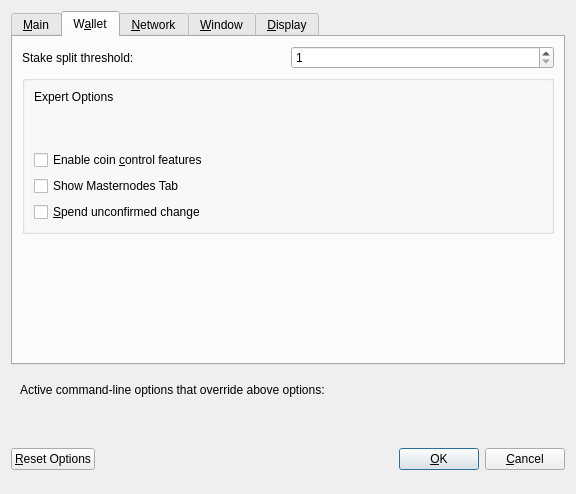
<?xml version="1.0" encoding="UTF-8"?>
<ui version="4.0">
 <class>OptionsDialog</class>
 <widget class="QDialog" name="OptionsDialog">
  <property name="geometry">
   <rect>
    <x>0</x>
    <y>0</y>
    <width>576</width>
    <height>494</height>
   </rect>
  </property>
  <property name="windowTitle">
   <string>Options</string>
  </property>
  <property name="modal">
   <bool>true</bool>
  </property>
  <layout class="QVBoxLayout" name="verticalLayout">
   <item>
    <widget class="QTabWidget" name="tabWidget">
     <property name="currentIndex">
      <number>1</number>
     </property>
     <widget class="QWidget" name="tabMain">
      <attribute name="title">
       <string>&amp;Main</string>
      </attribute>
      <layout class="QVBoxLayout" name="verticalLayout_Main">
       <item>
        <widget class="QCheckBox" name="bitcoinAtStartup">
         <property name="toolTip">
          <string>Automatically start ODIN after logging in to the system.</string>
         </property>
         <property name="text">
          <string>&amp;Start ODIN on system login</string>
         </property>
        </widget>
       </item>
       <item>
        <layout class="QHBoxLayout" name="horizontalLayout_2_Main">
         <item>
          <widget class="QLabel" name="databaseCacheLabel">
           <property name="text">
            <string>Size of &amp;database cache</string>
           </property>
           <property name="textFormat">
            <enum>Qt::PlainText</enum>
           </property>
           <property name="buddy">
            <cstring>databaseCache</cstring>
           </property>
          </widget>
         </item>
         <item>
          <widget class="QSpinBox" name="databaseCache"/>
         </item>
         <item>
          <widget class="QLabel" name="databaseCacheUnitLabel">
           <property name="text">
            <string>MB</string>
           </property>
           <property name="textFormat">
            <enum>Qt::PlainText</enum>
           </property>
          </widget>
         </item>
         <item>
          <spacer name="horizontalSpacer_2_Main">
           <property name="orientation">
            <enum>Qt::Horizontal</enum>
           </property>
           <property name="sizeHint" stdset="0">
            <size>
             <width>40</width>
             <height>20</height>
            </size>
           </property>
          </spacer>
         </item>
        </layout>
       </item>
       <item>
        <layout class="QHBoxLayout" name="horizontalLayout_3_Main">
         <item>
          <widget class="QLabel" name="threadsScriptVerifLabel">
           <property name="text">
            <string>Number of script &amp;verification threads</string>
           </property>
           <property name="textFormat">
            <enum>Qt::PlainText</enum>
           </property>
           <property name="buddy">
            <cstring>threadsScriptVerif</cstring>
           </property>
          </widget>
         </item>
         <item>
          <widget class="QSpinBox" name="threadsScriptVerif">
           <property name="toolTip">
            <string>(0 = auto, &lt;0 = leave that many cores free)</string>
           </property>
          </widget>
         </item>
         <item>
          <spacer name="horizontalSpacer_3_Main">
           <property name="orientation">
            <enum>Qt::Horizontal</enum>
           </property>
           <property name="sizeHint" stdset="0">
            <size>
             <width>40</width>
             <height>20</height>
            </size>
           </property>
          </spacer>
         </item>
        </layout>
       </item>
       <item>
        <spacer name="verticalSpacer_2">
         <property name="orientation">
          <enum>Qt::Vertical</enum>
         </property>
         <property name="sizeHint" stdset="0">
          <size>
           <width>20</width>
           <height>40</height>
          </size>
         </property>
        </spacer>
       </item>
       <item>
        <widget class="QCheckBox" name="checkBoxZeromintEnable">
         <property name="toolTip">
          <string>Enable automatic minting of ODIN units to zODIN</string>
         </property>
         <property name="layoutDirection">
          <enum>Qt::LeftToRight</enum>
         </property>
         <property name="text">
          <string>Enable zODIN Automint</string>
         </property>
        </widget>
       </item>
       <item>
        <layout class="QHBoxLayout" name="horizontalLayout_3">
         <item>
          <widget class="QLabel" name="percentage_label">
           <property name="toolTip">
            <string>Percentage of incoming ODIN which get automatically converted to zODIN via Zerocoin Protocol (min: 10%)</string>
           </property>
           <property name="text">
            <string>Percentage of autominted zODIN</string>
           </property>
          </widget>
         </item>
         <item>
          <widget class="QSpinBox" name="zeromintPercentage">
           <property name="minimum">
            <number>10</number>
           </property>
           <property name="maximum">
            <number>100</number>
           </property>
          </widget>
         </item>
        </layout>
       </item>
       <item>
        <layout class="QHBoxLayout" name="horizontalLayout" stretch="0,0">
         <property name="sizeConstraint">
          <enum>QLayout::SetFixedSize</enum>
         </property>
         <item>
          <widget class="QLabel" name="labelPreferredDenom">
           <property name="maximumSize">
            <size>
             <width>16777215</width>
             <height>16777215</height>
            </size>
           </property>
           <property name="toolTip">
            <string>Wait with automatic conversion to Zerocoin until enough ODIN for this denomination is available</string>
           </property>
           <property name="text">
            <string>Preferred Automint zODIN Denomination</string>
           </property>
          </widget>
         </item>
         <item>
          <widget class="QComboBox" name="preferredDenom">
           <property name="maximumSize">
            <size>
             <width>16777215</width>
             <height>27</height>
            </size>
           </property>
           <property name="toolTip">
            <string>Wait with automatic conversion to Zerocoin until enough ODIN for this denomination is available</string>
           </property>
           <property name="maxVisibleItems">
            <number>9</number>
           </property>
           <property name="maxCount">
            <number>9</number>
           </property>
          </widget>
         </item>
        </layout>
       </item>
      </layout>
     </widget>
     <widget class="QWidget" name="tabWallet">
      <attribute name="title">
       <string>W&amp;allet</string>
      </attribute>
      <layout class="QVBoxLayout" name="verticalLayout_Wallet">
       <item>
        <layout class="QHBoxLayout" name="horizontalLayout_2_Wallet">
         <item>
          <widget class="QLabel" name="labelStakeSplitThresholdText">
           <property name="text">
            <string>Stake split threshold:</string>
           </property>
          </widget>
         </item>
         <item>
          <widget class="QSpinBox" name="spinBoxStakeSplitThreshold">
           <property name="minimum">
            <number>1</number>
           </property>
           <property name="maximum">
            <number>999999</number>
           </property>
          </widget>
         </item>
        </layout>
       </item>
       <item>
        <widget class="QGroupBox" name="groupBox">
         <property name="title">
          <string/>
         </property>
         <layout class="QVBoxLayout" name="verticalLayout_2">
          <item>
           <widget class="QLabel" name="heading3__expertLabel">
            <property name="text">
             <string>Expert Options</string>
            </property>
           </widget>
          </item>
          <item>
           <spacer name="verticalSpacer_3">
            <property name="orientation">
             <enum>Qt::Vertical</enum>
            </property>
            <property name="sizeHint" stdset="0">
             <size>
              <width>20</width>
              <height>40</height>
             </size>
            </property>
           </spacer>
          </item>
          <item>
           <widget class="QCheckBox" name="coinControlFeatures">
            <property name="toolTip">
             <string>Whether to show coin control features or not.</string>
            </property>
            <property name="text">
             <string>Enable coin &amp;control features</string>
            </property>
           </widget>
          </item>
          <item>
           <widget class="QCheckBox" name="showMasternodesTab">
            <property name="toolTip">
             <string>Show additional tab listing all your masternodes in first sub-tab&lt;br/&gt;and all masternodes on the network in second sub-tab.</string>
            </property>
            <property name="text">
             <string>Show Masternodes Tab</string>
            </property>
           </widget>
          </item>
          <item>
           <widget class="QCheckBox" name="spendZeroConfChange">
            <property name="toolTip">
             <string>If you disable the spending of unconfirmed change, the change from a transaction&lt;br/&gt;cannot be used until that transaction has at least one confirmation.&lt;br/&gt;This also affects how your balance is computed.</string>
            </property>
            <property name="text">
             <string>&amp;Spend unconfirmed change</string>
            </property>
           </widget>
          </item>
         </layout>
        </widget>
       </item>
       <item>
        <spacer name="verticalSpacer_Wallet">
         <property name="orientation">
          <enum>Qt::Vertical</enum>
         </property>
         <property name="sizeHint" stdset="0">
          <size>
           <width>20</width>
           <height>40</height>
          </size>
         </property>
        </spacer>
       </item>
      </layout>
     </widget>
     <widget class="QWidget" name="tabNetwork">
      <attribute name="title">
       <string>&amp;Network</string>
      </attribute>
      <layout class="QVBoxLayout" name="verticalLayout_Network">
       <item>
        <widget class="QCheckBox" name="mapPortUpnp">
         <property name="toolTip">
          <string>Automatically open the ODIN client port on the router. This only works when your router supports UPnP and it is enabled.</string>
         </property>
         <property name="text">
          <string>Map port using &amp;UPnP</string>
         </property>
        </widget>
       </item>
       <item>
        <widget class="QCheckBox" name="allowIncoming">
         <property name="toolTip">
          <string>Accept connections from outside</string>
         </property>
         <property name="text">
          <string>Allow incoming connections</string>
         </property>
        </widget>
       </item>
       <item>
        <widget class="QCheckBox" name="connectSocks">
         <property name="toolTip">
          <string>Connect to the ODIN network through a SOCKS5 proxy.</string>
         </property>
         <property name="text">
          <string>&amp;Connect through SOCKS5 proxy (default proxy):</string>
         </property>
        </widget>
       </item>
       <item>
        <layout class="QHBoxLayout" name="horizontalLayout_1_Network">
         <item>
          <widget class="QLabel" name="proxyIpLabel">
           <property name="text">
            <string>Proxy &amp;IP:</string>
           </property>
           <property name="textFormat">
            <enum>Qt::PlainText</enum>
           </property>
           <property name="buddy">
            <cstring>proxyIp</cstring>
           </property>
          </widget>
         </item>
         <item>
          <widget class="QValidatedLineEdit" name="proxyIp">
           <property name="minimumSize">
            <size>
             <width>140</width>
             <height>0</height>
            </size>
           </property>
           <property name="maximumSize">
            <size>
             <width>140</width>
             <height>16777215</height>
            </size>
           </property>
           <property name="toolTip">
            <string>IP address of the proxy (e.g. IPv4: 127.0.0.1 / IPv6: ::1)</string>
           </property>
          </widget>
         </item>
         <item>
          <widget class="QLabel" name="proxyPortLabel">
           <property name="text">
            <string>&amp;Port:</string>
           </property>
           <property name="textFormat">
            <enum>Qt::PlainText</enum>
           </property>
           <property name="buddy">
            <cstring>proxyPort</cstring>
           </property>
          </widget>
         </item>
         <item>
          <widget class="QLineEdit" name="proxyPort">
           <property name="minimumSize">
            <size>
             <width>55</width>
             <height>0</height>
            </size>
           </property>
           <property name="maximumSize">
            <size>
             <width>55</width>
             <height>16777215</height>
            </size>
           </property>
           <property name="toolTip">
            <string>Port of the proxy (e.g. 9050)</string>
           </property>
          </widget>
         </item>
         <item>
          <spacer name="horizontalSpacer_1_Network">
           <property name="orientation">
            <enum>Qt::Horizontal</enum>
           </property>
           <property name="sizeHint" stdset="0">
            <size>
             <width>40</width>
             <height>20</height>
            </size>
           </property>
          </spacer>
         </item>
        </layout>
       </item>
       <item>
        <spacer name="verticalSpacer_Network">
         <property name="orientation">
          <enum>Qt::Vertical</enum>
         </property>
         <property name="sizeHint" stdset="0">
          <size>
           <width>20</width>
           <height>40</height>
          </size>
         </property>
        </spacer>
       </item>
      </layout>
     </widget>
     <widget class="QWidget" name="tabWindow">
      <attribute name="title">
       <string>&amp;Window</string>
      </attribute>
      <layout class="QVBoxLayout" name="verticalLayout_Window">
       <item>
        <widget class="QCheckBox" name="minimizeToTray">
         <property name="toolTip">
          <string>Show only a tray icon after minimizing the window.</string>
         </property>
         <property name="text">
          <string>&amp;Minimize to the tray instead of the taskbar</string>
         </property>
        </widget>
       </item>
       <item>
        <widget class="QCheckBox" name="minimizeOnClose">
         <property name="toolTip">
          <string>Minimize instead of exit the application when the window is closed. When this option is enabled, the application will be closed only after selecting Quit in the menu.</string>
         </property>
         <property name="text">
          <string>M&amp;inimize on close</string>
         </property>
        </widget>
       </item>
       <item>
        <spacer name="verticalSpacer_Window">
         <property name="orientation">
          <enum>Qt::Vertical</enum>
         </property>
         <property name="sizeHint" stdset="0">
          <size>
           <width>20</width>
           <height>40</height>
          </size>
         </property>
        </spacer>
       </item>
      </layout>
     </widget>
     <widget class="QWidget" name="tabDisplay">
      <attribute name="title">
       <string>&amp;Display</string>
      </attribute>
      <layout class="QVBoxLayout" name="verticalLayout_Display">
       <item>
        <layout class="QHBoxLayout" name="horizontalLayout_1_Display">
         <item>
          <widget class="QLabel" name="langLabel">
           <property name="text">
            <string>User Interface &amp;language:</string>
           </property>
           <property name="textFormat">
            <enum>Qt::PlainText</enum>
           </property>
           <property name="buddy">
            <cstring>lang</cstring>
           </property>
          </widget>
         </item>
         <item>
          <widget class="QValueComboBox" name="lang">
           <property name="toolTip">
            <string>The user interface language can be set here. This setting will take effect after restarting ODIN.</string>
           </property>
          </widget>
         </item>
        </layout>
       </item>
       <item>
        <widget class="QLabel" name="label_3">
         <property name="toolTip">
          <string notr="true"/>
         </property>
         <property name="statusTip">
          <string notr="true"/>
         </property>
         <property name="whatsThis">
          <string notr="true"/>
         </property>
         <property name="accessibleName">
          <string notr="true"/>
         </property>
         <property name="text">
          <string>Language missing or translation incomplete? Help contributing translations here:
https://www.transifex.com/</string>
         </property>
         <property name="wordWrap">
          <bool>true</bool>
         </property>
         <property name="openExternalLinks">
          <bool>true</bool>
         </property>
         <property name="textInteractionFlags">
          <set>Qt::TextBrowserInteraction</set>
         </property>
        </widget>
       </item>
       <item>
        <layout class="QHBoxLayout" name="horizontalLayout_4_Display" stretch="0,0">
         <item>
          <widget class="QLabel" name="themeLabel">
           <property name="text">
            <string>User Interface Theme:</string>
           </property>
          </widget>
         </item>
         <item>
          <widget class="QValueComboBox" name="theme"/>
         </item>
        </layout>
       </item>
       <item>
        <widget class="Line" name="line">
         <property name="orientation">
          <enum>Qt::Horizontal</enum>
         </property>
        </widget>
       </item>
       <item>
        <layout class="QHBoxLayout" name="horizontalLayout_2_Display">
         <item>
          <widget class="QLabel" name="unitLabel">
           <property name="text">
            <string>&amp;Unit to show amounts in:</string>
           </property>
           <property name="textFormat">
            <enum>Qt::PlainText</enum>
           </property>
           <property name="buddy">
            <cstring>unit</cstring>
           </property>
          </widget>
         </item>
         <item>
          <widget class="QValueComboBox" name="unit">
           <property name="toolTip">
            <string>Choose the default subdivision unit to show in the interface and when sending coins.</string>
           </property>
          </widget>
         </item>
        </layout>
       </item>
       <item>
        <layout class="QHBoxLayout" name="horizontalLayout_5_Display">
         <item>
          <widget class="QLabel" name="digitsLabel">
           <property name="text">
            <string>Decimal digits</string>
           </property>
          </widget>
         </item>
         <item>
          <widget class="QValueComboBox" name="digits"/>
         </item>
        </layout>
       </item>
       <item>
        <widget class="QCheckBox" name="checkBoxHideZeroBalances">
         <property name="toolTip">
          <string>Hide empty balances</string>
         </property>
         <property name="layoutDirection">
          <enum>Qt::LeftToRight</enum>
         </property>
         <property name="text">
          <string>Hide empty balances</string>
         </property>
        </widget>
       </item>
       <item>
        <layout class="QHBoxLayout" name="horizontalLayout_3_Display">
         <item>
          <widget class="QLabel" name="thirdPartyTxUrlsLabel">
           <property name="toolTip">
            <string>Third party URLs (e.g. a block explorer) that appear in the transactions tab as context menu items. %s in the URL is replaced by transaction hash. Multiple URLs are separated by vertical bar |.</string>
           </property>
           <property name="text">
            <string>Third party transaction URLs</string>
           </property>
           <property name="buddy">
            <cstring>thirdPartyTxUrls</cstring>
           </property>
          </widget>
         </item>
         <item>
          <widget class="QLineEdit" name="thirdPartyTxUrls">
           <property name="toolTip">
            <string>Third party URLs (e.g. a block explorer) that appear in the transactions tab as context menu items. %s in the URL is replaced by transaction hash. Multiple URLs are separated by vertical bar |.</string>
           </property>
          </widget>
         </item>
        </layout>
       </item>
       <item>
        <spacer name="verticalSpacer">
         <property name="orientation">
          <enum>Qt::Vertical</enum>
         </property>
         <property name="sizeHint" stdset="0">
          <size>
           <width>20</width>
           <height>40</height>
          </size>
         </property>
        </spacer>
       </item>
      </layout>
     </widget>
    </widget>
   </item>
   <item>
    <widget class="QFrame" name="frame">
     <layout class="QVBoxLayout" name="verticalLayout_Bottom">
      <item>
       <layout class="QHBoxLayout" name="horizontalLayout_Bottom">
        <item>
         <widget class="QLabel" name="overriddenByCommandLineInfoLabel">
          <property name="text">
           <string>Active command-line options that override above options:</string>
          </property>
          <property name="textFormat">
           <enum>Qt::PlainText</enum>
          </property>
         </widget>
        </item>
        <item>
         <spacer name="horizontalSpacer_Bottom">
          <property name="orientation">
           <enum>Qt::Horizontal</enum>
          </property>
          <property name="sizeHint" stdset="0">
           <size>
            <width>40</width>
            <height>20</height>
           </size>
          </property>
         </spacer>
        </item>
       </layout>
      </item>
      <item>
       <widget class="QLabel" name="overriddenByCommandLineLabel">
        <property name="text">
         <string/>
        </property>
        <property name="textFormat">
         <enum>Qt::PlainText</enum>
        </property>
        <property name="wordWrap">
         <bool>true</bool>
        </property>
       </widget>
      </item>
     </layout>
    </widget>
   </item>
   <item>
    <layout class="QHBoxLayout" name="horizontalLayout_Buttons">
     <item>
      <widget class="QPushButton" name="resetButton">
       <property name="toolTip">
        <string>Reset all client options to default.</string>
       </property>
       <property name="text">
        <string>&amp;Reset Options</string>
       </property>
       <property name="autoDefault">
        <bool>false</bool>
       </property>
      </widget>
     </item>
     <item>
      <spacer name="horizontalSpacer_1">
       <property name="orientation">
        <enum>Qt::Horizontal</enum>
       </property>
       <property name="sizeHint" stdset="0">
        <size>
         <width>40</width>
         <height>48</height>
        </size>
       </property>
      </spacer>
     </item>
     <item>
      <widget class="QLabel" name="statusLabel">
       <property name="minimumSize">
        <size>
         <width>200</width>
         <height>0</height>
        </size>
       </property>
       <property name="font">
        <font>
         <weight>75</weight>
         <bold>true</bold>
        </font>
       </property>
       <property name="text">
        <string/>
       </property>
       <property name="textFormat">
        <enum>Qt::PlainText</enum>
       </property>
       <property name="wordWrap">
        <bool>true</bool>
       </property>
      </widget>
     </item>
     <item>
      <spacer name="horizontalSpacer_2">
       <property name="orientation">
        <enum>Qt::Horizontal</enum>
       </property>
       <property name="sizeHint" stdset="0">
        <size>
         <width>40</width>
         <height>48</height>
        </size>
       </property>
      </spacer>
     </item>
     <item>
      <widget class="QPushButton" name="okButton">
       <property name="text">
        <string>&amp;OK</string>
       </property>
       <property name="autoDefault">
        <bool>false</bool>
       </property>
       <property name="default">
        <bool>true</bool>
       </property>
      </widget>
     </item>
     <item>
      <widget class="QPushButton" name="cancelButton">
       <property name="text">
        <string>&amp;Cancel</string>
       </property>
       <property name="autoDefault">
        <bool>false</bool>
       </property>
      </widget>
     </item>
    </layout>
   </item>
  </layout>
 </widget>
 <customwidgets>
  <customwidget>
   <class>QValidatedLineEdit</class>
   <extends>QLineEdit</extends>
   <header>qvalidatedlineedit.h</header>
  </customwidget>
  <customwidget>
   <class>QValueComboBox</class>
   <extends>QComboBox</extends>
   <header>qvaluecombobox.h</header>
  </customwidget>
 </customwidgets>
 <resources/>
 <connections/>
</ui>
